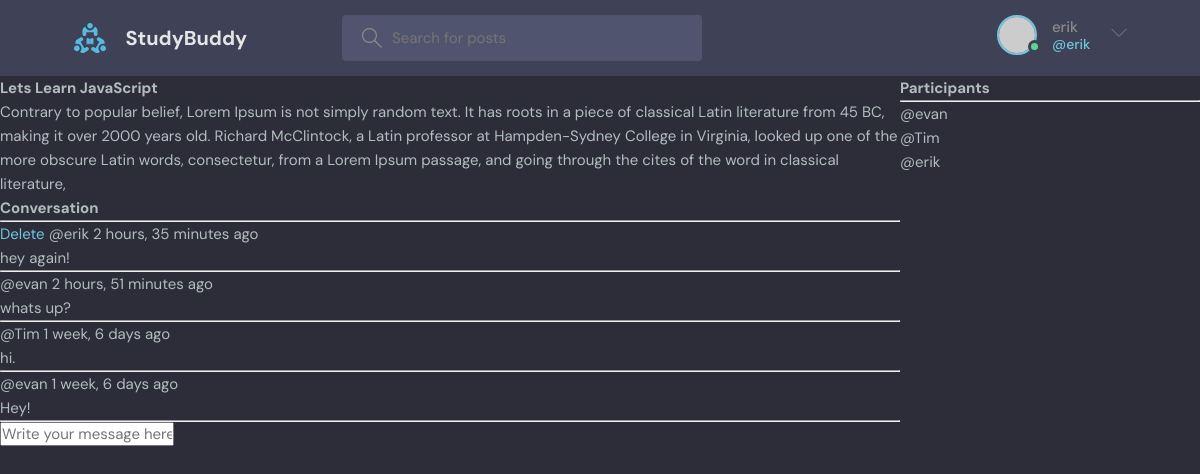
The app's page /room_page/1/ (signed in) with its own data.
### base/models.py (models this page shows, shortened)
class Room(models.Model):
    host = models.ForeignKey(User, on_delete=models.SET_NULL, null=True)
    topic =models.ForeignKey(Topic, on_delete=models.SET_NULL, null=True)
    name = models.CharField(max_length=200)
    description = models.TextField(null = True, blank=True)
    participants = models.ManyToManyField(User, related_name='participants', blank=True)
    updated = models.DateTimeField(auto_now=True)
    created = models.DateTimeField(auto_now_add=True)
    class Meta:
        ordering = ['-updated', '-created']

class Message(models.Model):
    user = models.ForeignKey(User, on_delete=models.CASCADE)
    room = models.ForeignKey(Room, on_delete=models.CASCADE)
    body = models.TextField()
    updated = models.DateTimeField(auto_now=True)
    created = models.DateTimeField(auto_now_add=True)
    class Meta:
        ordering = ['-updated', '-created']

### base/views.py (the view)
# urls.py: path("room_page/<str:pk>/", views.room, name="room"),
def room(request, pk):
    room = Room.objects.get(id=pk)
    room_messages = room.message_set.all()
    participants = room.participants.all()
    if request.method == "POST":
        message = Message.objects.create(
            user=request.user, room=room, body=request.POST.get("body")
        )
        room.participants.add(request.user)
        return redirect("room", pk=room.id)
    context = {
        "room": room,
        "room_messages": room_messages,
        "participants": participants,
    }
    return render(request, "base/room.html", context)

### base/templates/base/room.html (shortened to what this page needs)
{% extends 'main.html' %} {% block content %}
<div class="room-container">
	<div>
		<h1>{{room.name}}</h1>
		<p>{{room.description}}</p>
		<div class="comment-wrapper">
			<h3>Conversation</h3>
			<hr />
			{% for message in room_messages %}
			<div>
				{% if request.user == message.user %}
				<a href="{% url 'delete-message' message.id %}">Delete</a>
				{% endif %}
				<small>@{{message.user}} {{message.created|timesince}} ago</small>
				<p>{{message.body}}</p>
				<hr />
			</div>
			{% endfor %}
		</div>
		{% if request.user.is_authenticated %}
		<div class="comment-form">
			<form method="POST" action="">
				<input
					type="text"
					name="body"
					placeholder="Write your message here..."
				/>
			</form>
		</div>
		{% endif %}
	</div>
	<div>
		<h3>Participants</h3>
		<hr />
		{%for user in participants%}
		<div>
			<p>@{{user.username}}</p>
		</div>
		{% endfor %}
	</div>
</div>
{% endblock content %}

### templates/navbar.html (shortened to what this page needs)
{% load static %}
<header class="header header--loggedIn">
    <div class="container">
        <a href="{% url 'home' %}" class="header__logo">
            <img src="{% static 'images/logo.svg' %}" />
            <h1>StudyBuddy</h1>
        </a>
        <form class="header__search" method="GET" action="{% url 'home' %}">
            <label>
                <input name="q" placeholder="Search for posts" />
            </label>
        </form>
        <nav class="header__menu">
            {% if request.user.is_authenticated %}
            <div class="header__user">
                <a href="profile.html">
                    <div class="avatar avatar--medium active">
                        <img src="https://randomuser.me/api/portraits/men/37.jpg" />
                    </div>
                    <p>{{request.user.username}} <span>@{{request.user}}</span></p>
                </a>
                <button class="dropdown-button">
                    <svg version="1.1" xmlns="http://www.w3.org/2000/svg" width="32" height="32" viewBox="0 0 32 32">
                        <title>chevron-down</title>
                        <path d="M16 21l-13-13h-3l16 16 16-16h-3l-13 13z"></path>
                    </svg>
                </button>
            </div>
            {% else %}
            <a href="{% url 'login' %}">
                <img src="{% static 'images/avatar.svg' %}" />
                <p>Login</p>
            </a>
            {% endif %}
        </nav>
    </div>
</header>

### static/styles/style.css (style rules this page uses)
:root { --color-main: #71c6dd; --color-main-light: #e1f6fb; --color-dark: #3f4156; --color-dark-medium: #51546e; --color-dark-light: #696d97; --color-light: #e5e5e5; --color-gray: #8b8b8b; --color-light-gray: #b2bdbd; --color-bg: #2d2d39; --color-success: #5dd693; --color-error: #fc4b0b; }
* { font-family: "DM Sans", -apple-system, BlinkMacSystemFont, "Segoe UI", Roboto, Oxygen, Ubuntu, Cantarell, "Open Sans", "Helvetica Neue", sans-serif; margin: 0; padding: 0; box-sizing: border-box; text-rendering: optimizeLegibility; font-size: inherit; }
html { font-size: 56.25%; }
@media only screen and (min-width: 1200px) { html { font-size: 62.5%; } }
body { line-height: 1.6; font-weight: 400; font-size: 1.5rem; color: var(--color-light-gray); background-color: var(--color-bg); min-height: 100vh; }
img { width: 100%; }
a { display: inline-block; color: var(--color-main); text-decoration: none; }
.container { max-width: 120rem; width: 90%; margin: auto; }
.avatar { position: relative; display: inline-block; border-radius: 50%; border: 2px solid var(--color-main); }
.avatar img { display: block; border-radius: 50%; object-fit: cover; object-position: center; }
.avatar::after { content: ""; display: block; position: absolute; background-color: var(--color-gray); z-index: 111; border-radius: 50%; border: 0.3rem solid var(--color-dark); }
.avatar.active::after { background-color: var(--color-success); }
.avatar.avatar--medium img { width: 3.6rem; height: 3.6rem; border-radius: 50%; }
.avatar.avatar--medium:after { width: 0.7rem; height: 0.7rem; bottom: 0px; right: -6px; }
.header { padding: 1.5rem; background-color: var(--color-dark); }
.header > .container { display: flex; gap: 9.5rem; }
.header__logo, .header__user { display: flex; gap: 2rem; align-items: center; }
.header__logo > img { height: 3.2rem; width: 3.2rem; }
.header__logo > h1 { font-weight: 700; font-size: 2rem; color: var(--color-light); }
.header__search > label { background-color: var(--color-dark-medium); padding: 1.3rem 1rem; display: flex; align-items: center; gap: 1rem; border-radius: 4px; }
.header__search svg { fill: var(--color-gray); width: 2rem; height: 2rem; margin-left: 1rem; }
.header__search input { width: 30rem; background: transparent; border: none; outline: none; color: var(--color-light); }
.header__menu { margin-left: auto; position: relative; }
.header__menu a { display: flex; gap: 1.5rem; align-items: center; font-weight: 500; text-decoration: none; color: var(--color-gray); }
.header__menu img { height: 3.6rem; }
.header__menu p { line-height: 1.2; }
.header__menu span { color: var(--color-main); font-weight: 500; font-size: 1.4rem; display: block; }
.header__menu svg { width: 1.6rem; height: 1.6rem; fill: var(--color-dark-light); }
.dropdown-button { background: transparent; border: 0; outline: 0; cursor: pointer; }

### base/templates/base/room.html (style rules this page uses)
.room-container { display: grid; grid-template-columns: 3fr 1fr; }

### records on screen
Room: name "Lets Learn JavaScript", description "Contrary to popular belief, Lorem Ipsum is not simply random text. It has roots in a piece of classical Latin literature from 45 BC, making it over 2000 years old. Richard McClintock, a Latin professor at Hampden-Sydney College in Virginia, looked up one of the more obscure Latin words, consectetur, from a Lorem Ipsum passage, and going through the cites of the word in classical literature,"
Message: shows "Delete", user "erik", created "2 hours, 35 minutes", body "hey again!"
Message: user "evan", created "2 hours, 51 minutes", body "whats up?"
Message: user "Tim", created "1 week, 6 days", body "hi."
Message: user "evan", created "1 week, 6 days", body "Hey!"

### other values on screen
{{ request.user.username }} "erik"
{{ request.user }} "erik"
{{ user.username }} "evan"
{{ user.username }} "Tim"
{{ user.username }} "erik"
